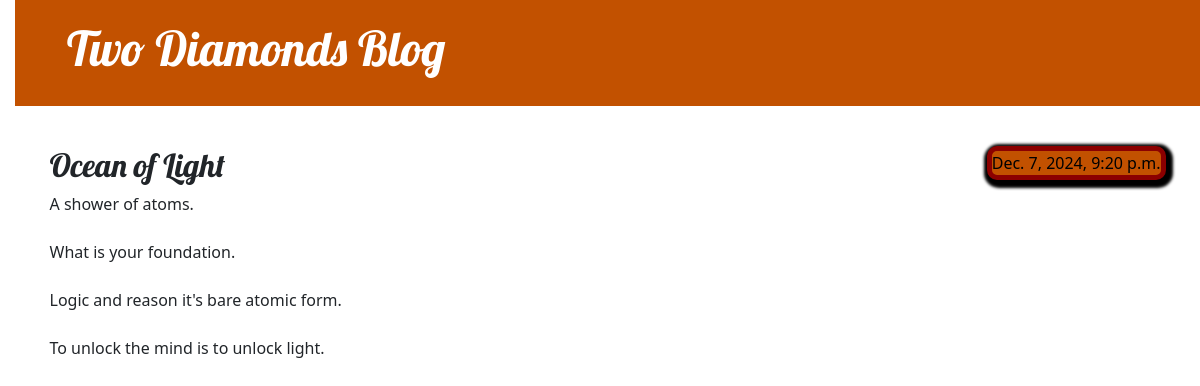
The app's page /post/2/ with its own data.
### blog/models.py (models this page shows, shortened)
class Post(models.Model):
    author = models.ForeignKey(settings.AUTH_USER_MODEL, on_delete=models.CASCADE)
    title = models.CharField(max_length=200)
    text = models.TextField()
    created_date = models.DateTimeField(default=timezone.now)
    published_date = models.DateTimeField(blank=True, null=True)

### blog/views.py (the view)
# urls.py: path('post/<int:pk>/', views.post_detail, name='post_detail'),
def post_detail(request, pk):
    post = get_object_or_404(Post, pk=pk)
    return render(request, 'blog/post_detail.html', {'post': post})

### blog/templates/blog/post_detail.html (shortened to what this page needs)
{% extends 'blog/base.html' %}
{% block content %}
    <article class="post">
        {% if post.published_date %}
            <time class="date">
                {{ post.published_date }}
            </time>
        {% endif %}
        <h2>{{ post.title }}</h2>
        <p>{{ post.text|linebreaksbr }}</p>
    </article>
{% endblock %}

### blog/static/css/blog.css (style rules this page uses)
h1, h2, h3, h4 { font-family: 'Lobster', cursive; }
.date { color: black; background-color: #C25100; border: 5px solid darkred ; border-radius: 10px; box-shadow: 2px 3px 3px 5px black; }
.post { margin-bottom: 70px; }
.post > .date, .post > .actions { float: right; }
body { padding-left: 15px; }

### records on screen
Post: published_date "Dec. 7, 2024, 9:20 p.m.", title "Ocean of Light", text "A shower of atoms. What is your foundation. Logic and reason it's bare atomic form. To unlock the mind is to unlock light."
